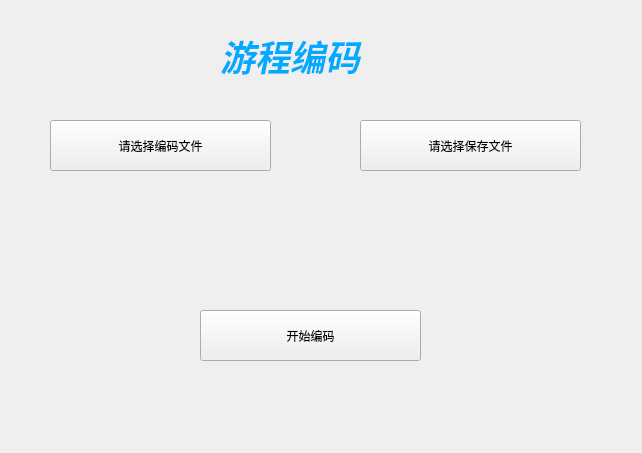
<?xml version="1.0" encoding="UTF-8"?>
<ui version="4.0">
 <class>RLC</class>
 <widget class="QWidget" name="RLC">
  <property name="geometry">
   <rect>
    <x>0</x>
    <y>0</y>
    <width>642</width>
    <height>453</height>
   </rect>
  </property>
  <property name="windowTitle">
   <string>游程编码</string>
  </property>
  <widget class="QLabel" name="label">
   <property name="geometry">
    <rect>
     <x>220</x>
     <y>30</y>
     <width>381</width>
     <height>51</height>
    </rect>
   </property>
   <property name="text">
    <string>&lt;html&gt;&lt;head/&gt;&lt;body&gt;&lt;p&gt;&lt;span style=&quot; font-size:26pt; font-weight:600; font-style:italic; color:#00aaff;&quot;&gt;游程编码&lt;/span&gt;&lt;/p&gt;&lt;/body&gt;&lt;/html&gt;</string>
   </property>
  </widget>
  <widget class="QPushButton" name="pushButton">
   <property name="geometry">
    <rect>
     <x>50</x>
     <y>120</y>
     <width>221</width>
     <height>51</height>
    </rect>
   </property>
   <property name="text">
    <string>请选择编码文件</string>
   </property>
  </widget>
  <widget class="QPushButton" name="pushButton_2">
   <property name="geometry">
    <rect>
     <x>360</x>
     <y>120</y>
     <width>221</width>
     <height>51</height>
    </rect>
   </property>
   <property name="text">
    <string>请选择保存文件</string>
   </property>
  </widget>
  <widget class="QPushButton" name="pushButton_3">
   <property name="geometry">
    <rect>
     <x>200</x>
     <y>310</y>
     <width>221</width>
     <height>51</height>
    </rect>
   </property>
   <property name="text">
    <string>开始编码</string>
   </property>
  </widget>
 </widget>
 <resources/>
 <connections/>
</ui>
